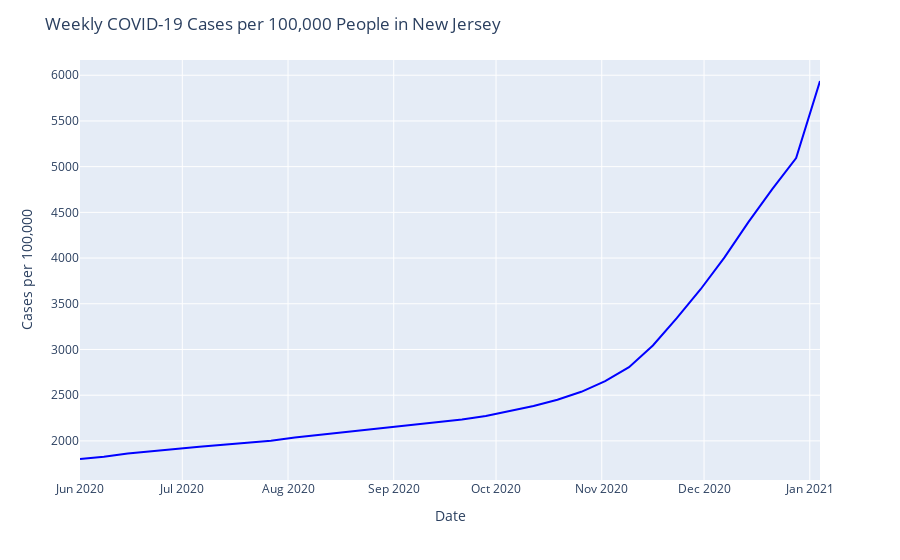
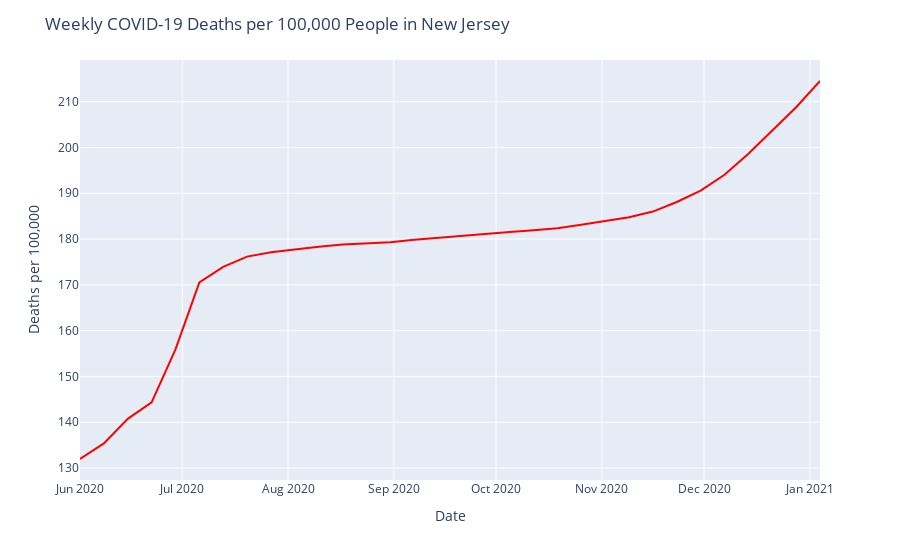

The code cell stored with these charts, in order, in its notebook:
### Markdown cell above
### Plotting Weekly Trends of COIVD-19 Cases and Deaths per 100,000 People in New Jersey:

### Code cell
import plotly.express as px
import plotly.io as pio

# line plot for weekly cases per 100,000 people in New Jersey:

# initializing plot
fig_nj = px.line()
fig2_nj = px.line()

# adding case data
fig_nj.add_scatter(
        x = weekly_nj_cases.reset_index()['date'],
        y = weekly_nj_cases.reset_index()['per_100k'],
        mode = 'lines',
        name = 'Cases per 100,000',
        line = dict(color = 'blue'))  

# adding death data
fig2_nj.add_scatter(
        x = weekly_nj_deaths.reset_index()['date'],
        y = weekly_nj_deaths['per_100k'],
        mode = 'lines',
        name = 'Deaths per 100,000',
        line = dict(color = 'red'))   

# updating figure data
fig_nj.update_layout(
        title = 'Weekly COVID-19 Cases per 100,000 People in New Jersey',
        xaxis_title = 'Date',
        yaxis_title = 'Cases per 100,000',)

fig2_nj.update_layout(
        title = 'Weekly COVID-19 Deaths per 100,000 People in New Jersey',
        xaxis_title = 'Date',
        yaxis_title = 'Deaths per 100,000',)
                   
# Display and save the first figure
fig_nj.show()
pio.write_image(fig_nj, 'fig_nj.png')

# Display and save the second figure
fig2_nj.show()
pio.write_image(fig2_nj, 'fig2_nj.png')

# Display both images
from IPython.display import Image, display

display(Image('fig_nj.png'))  # display first image
display(Image('fig2_nj.png')) # display second image

### Figure 1 — Plotly figure (JSON) as saved in the notebook; plotly's stock layout.template omitted (floating-point values rounded to 4 significant figures)
{"data": [{"hovertemplate": "<extra></extra>", "legendgroup": "", "line": {"color": "#636efa", "dash": "solid"}, "marker": {"symbol": "circle"}, "mode": "lines", "name": "", "orientation": "v", "showlegend": false, "type": "scatter", "xaxis": "x", "yaxis": "y"}, {"line": {"color": "blue"}, "mode": "lines", "name": "Cases per 100,000", "type": "scatter", "x": ["2020-06-01T00:00:00", "2020-06-08T00:00:00", "2020-06-15T00:00:00", "2020-06-22T00:00:00", "2020-06-29T00:00:00", "2020-07-06T00:00:00", "2020-07-13T00:00:00", "2020-07-20T00:00:00", "2020-07-27T00:00:00", "2020-08-03T00:00:00", "2020-08-10T00:00:00", "2020-08-17T00:00:00", "2020-08-24T00:00:00", "2020-08-31T00:00:00", "2020-09-07T00:00:00", "2020-09-14T00:00:00", "2020-09-21T00:00:00", "2020-09-28T00:00:00", "2020-10-05T00:00:00", "2020-10-12T00:00:00", "2020-10-19T00:00:00", "2020-10-26T00:00:00", "2020-11-02T00:00:00", "2020-11-09T00:00:00", "2020-11-16T00:00:00", "2020-11-23T00:00:00", "2020-11-30T00:00:00", "2020-12-07T00:00:00", "2020-12-14T00:00:00", "2020-12-21T00:00:00", "2020-12-28T00:00:00", "2021-01-04T00:00:00"], "y": [1802.0, 1827.0, 1862.0, 1888.0, 1911.0, 1935.0, 1957.0, 1978.0, 2001.0, 2036.0, 2064.0, 2095.0, 2123.0, 2146.0, 2173.0, 2201.0, 2235.0, 2273.0, 2323.0, 2381.0, 2450.0, 2537.0, 2654.0, 2806.0, 3043.0, 3344.0, 3659.0, 4007.0, 4393.0, 4754.0, 5093.0, 5937.0]}], "layout": {"autosize": true, "legend": {"tracegroupgap": 0}, "margin": {"t": 60}, "title": {"text": "Weekly COVID-19 Cases per 100,000 People in New Jersey"}, "xaxis": {"anchor": "y", "autorange": true, "domain": [0, 1], "range": ["2020-06-01", "2021-01-04"], "title": {"text": "Date"}, "type": "date"}, "yaxis": {"anchor": "x", "autorange": true, "domain": [0, 1], "range": [1572.0, 6167.0], "title": {"text": "Cases per 100,000"}, "type": "linear"}}}

### Figure 2 — Plotly figure (JSON) as saved in the notebook; plotly's stock layout.template omitted (floating-point values rounded to 4 significant figures)
{"data": [{"hovertemplate": "<extra></extra>", "legendgroup": "", "line": {"color": "#636efa", "dash": "solid"}, "marker": {"symbol": "circle"}, "mode": "lines", "name": "", "orientation": "v", "showlegend": false, "type": "scatter", "xaxis": "x", "yaxis": "y"}, {"line": {"color": "red"}, "mode": "lines", "name": "Deaths per 100,000", "type": "scatter", "x": ["2020-06-01T00:00:00", "2020-06-08T00:00:00", "2020-06-15T00:00:00", "2020-06-22T00:00:00", "2020-06-29T00:00:00", "2020-07-06T00:00:00", "2020-07-13T00:00:00", "2020-07-20T00:00:00", "2020-07-27T00:00:00", "2020-08-03T00:00:00", "2020-08-10T00:00:00", "2020-08-17T00:00:00", "2020-08-24T00:00:00", "2020-08-31T00:00:00", "2020-09-07T00:00:00", "2020-09-14T00:00:00", "2020-09-21T00:00:00", "2020-09-28T00:00:00", "2020-10-05T00:00:00", "2020-10-12T00:00:00", "2020-10-19T00:00:00", "2020-10-26T00:00:00", "2020-11-02T00:00:00", "2020-11-09T00:00:00", "2020-11-16T00:00:00", "2020-11-23T00:00:00", "2020-11-30T00:00:00", "2020-12-07T00:00:00", "2020-12-14T00:00:00", "2020-12-21T00:00:00", "2020-12-28T00:00:00", "2021-01-04T00:00:00"], "y": [132.0, 135.4, 140.7, 144.3, 155.9, 170.5, 173.9, 176.2, 177.1, 177.8, 178.3, 178.8, 179.1, 179.3, 179.8, 180.3, 180.7, 181.1, 181.5, 181.9, 182.4, 183.1, 183.9, 184.8, 186.0, 188.1, 190.6, 194.1, 198.6, 203.7, 208.8, 214.5]}], "layout": {"autosize": true, "legend": {"tracegroupgap": 0}, "margin": {"t": 60}, "title": {"text": "Weekly COVID-19 Deaths per 100,000 People in New Jersey"}, "xaxis": {"anchor": "y", "autorange": true, "domain": [0, 1], "range": ["2020-06-01", "2021-01-04"], "title": {"text": "Date"}, "type": "date"}, "yaxis": {"anchor": "x", "autorange": true, "domain": [0, 1], "range": [127.4, 219.1], "title": {"text": "Deaths per 100,000"}, "type": "linear"}}}
